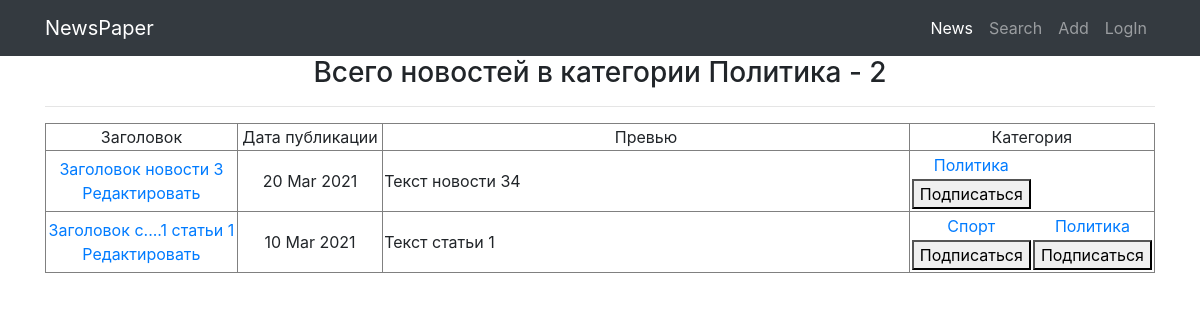
/news/category/2, run on an earlier commit of the app's database.
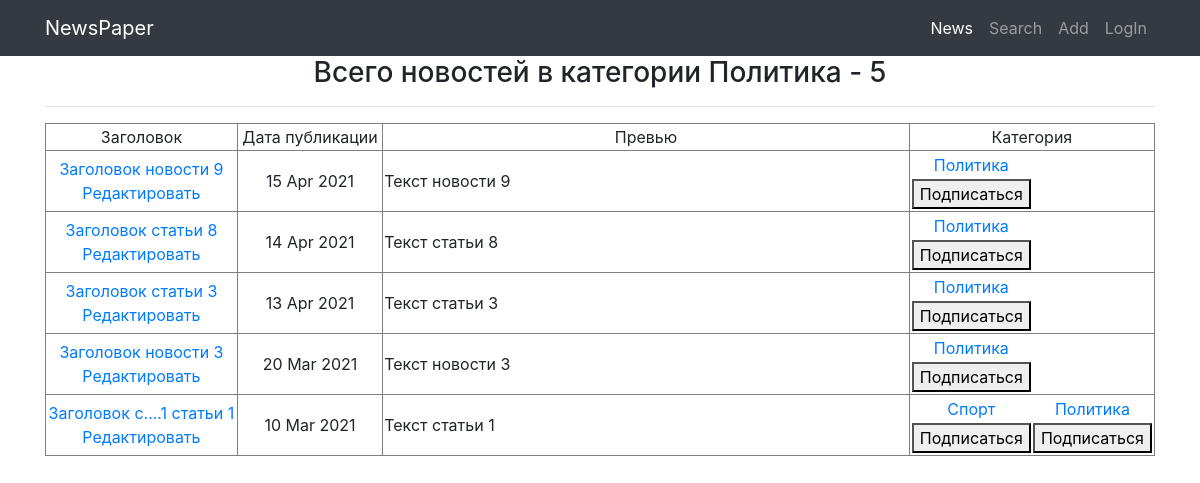
And on a later commit of the database.
### NewsPaperApp/models.py (models this page shows, shortened)
class Post(models.Model):
    news = 'Новость'
    article = 'Статья'
    Posts = [(news, 'Новость'), (article, 'Статья')]
    author = models.ForeignKey(Author, on_delete=models.CASCADE,
                               verbose_name='Автор', blank=True,
                               null=True)
    post_type = models.CharField(max_length=30, choices=Posts,
                                 default='select', verbose_name='Тип')
    post_datetime = models.DateTimeField(auto_now_add=True)
    post_category = models.ManyToManyField(Category, through='PostCategory', verbose_name='Категория')
    post_title = models.CharField(max_length=255, verbose_name='Заголовок')
    post_content = models.TextField(verbose_name='Содержание')
    post_rating = models.IntegerField(default=0)

class Category(models.Model):
    category_name = models.CharField(max_length=50, unique=True)
    subscribers = models.ManyToManyField(User,
                                         verbose_name='Подписчики',
                                         blank=True)

### NewsPaperApp/views.py (the view)
# urls.py: path('category/<int:pk>', cache_page(60*5)(NewsCategory.as_view()), name='news_category'),
class NewsCategory(ListView):
    model = Post  # указываем модель, объекты которой мы будем выводить
    template_name = 'news_category.html'  # указываем имя шаблона, в котором будет
    context_object_name = 'news'  # это имя списка, в котором будут лежать
    queryset = Post.objects.order_by('-post_datetime')
    paginate_by = 10
    def get_queryset(self, **kwargs):
        qs = super().get_queryset()
        category_id = self.kwargs['pk']
        return qs.filter(post_category__id=category_id)
    def get_context_data(self, **kwargs):
        context = super().get_context_data(**kwargs)
        category_id = self.kwargs['pk']
        context['post_count'] = len(Post.objects.filter(post_category__id=category_id))
        context['category'] = Category.objects.get(id=category_id)
        return context

### NewsPaperApp/templatetags/censor.py (called while the page is built)
@register.filter(name='censor')
def censor(value):
    censored_words = ['слово1', 'слово2']
    if isinstance(value, str):
        censored_list = value.split(' ')
        for cl_index, cl_value in enumerate(censored_list):
            for c_word in censored_words:
                if c_word in cl_value.lower():
                    len_dif = len(c_word) - len(cl_value) - 1
                    censored_list[cl_index] = cl_value[0] + '.' * (len(c_word) - 2) + cl_value[len_dif:]
        return ' '.join(censored_list)
    else:
        raise ValueError(f'Фильтр <censor> можно применить только к объекту типа <str>')

### NewsPaperApp/templatetags/group_list.py (called while the page is built)
@register.filter(name='group_list')
def group_list(user):
    return list(user.groups.all().values_list('name', flat = True))

### NewsPaperApp/templatetags/subscribers_list.py (called while the page is built)
@register.filter(name='subscribers_list')
def subscribers_list(category):
    return list(category.subscribers.all().values_list('username', flat=True))

### templates/news_category.html (shortened to what this page needs)
{% extends 'flatpages/default.html' %}
{% load censor %}
{% load group_list %}
{% load subscribers_list %}
{% block content %}
    <h3>Всего новостей в категории {{ category.category_name }} - {{ post_count }}</h3>
    <hr>
    {% if news %}
        <table border="1">
            <tr>
                <td width="20%">
                    Заголовок
                </td>
                <td width="15%">
                    Дата публикации
                </td>
                <td width="100%">
                    Превью
                </td>
                <td width="30%">
                    Категория
                </td>
            </tr>
        {% for news_id in news %}
            <tr bordercolor="red">
                <td>
                    <table>
                        <tr>
                            <a href="{% url 'news' news_id.id %}">{{ news_id.post_title|censor }}</a><br>
                        </tr>
                        <tr>
                            <a href="{% url 'news_edit' news_id.id %}">Редактировать </a>
                        </tr>
                    </table>
                </td>
                <td>
                    {{ news_id.post_datetime|date:'d M Y' }}
                </td>
                <td align="left ">
                    {{ news_id.post_content|censor|truncatechars:20 }}
                </td>
                <td>
                    <table>
                        <tr>
                            {% for category in news_id.post_category.all %}
                                <td>
                                    <a href="{% url 'news_category' category.id %}">{{ category.category_name }}</a>
                                </td>
                            {% endfor %}
                        </tr>
                        <tr>
                            {% for category in news_id.post_category.all %}
                                <td>
                                    {% if user.username in category|subscribers_list %}
                                        <form action="{% url 'subscribe' category.pk %}" method="POST">
                                            {% csrf_token%}
                                            <button type="submit" name="category_id" value="{{ category.id }}">Отписаться</button>
                                        </form>
                                    {% else %}
                                        <form action="{% url 'subscribe' category.pk %}" method="POST">
                                            <button type="submit" name="category_id" value="{{ category.id }}">Подписаться</button>
                                        </form>
                                    {% endif %}
                                </td>
                            {% endfor %}
                        </tr>
                    </table>
                </td>
            </tr>
        {% endfor %}
        </table>
    {% else %}
        <h2>Новостей нет!</h2>
    {% endif %}
{% endblock content %}

What changed in the data, as far as the page shows it:
added Post: post_title|censor "Заголовок новости 9", post_datetime "15 Apr 2021", post_content|censor "Текст новости 9", Category (category_name "Политика", {{ category.id }} 2 (drawn))
added Post: post_title|censor "Заголовок статьи 8", post_datetime "14 Apr 2021", post_content|censor "Текст статьи 8", Category (category_name "Политика", {{ category.id }} 2 (drawn))
added Post: post_title|censor "Заголовок статьи 3", post_datetime "13 Apr 2021", post_content|censor "Текст статьи 3", Category (category_name "Политика", {{ category.id }} 2 (drawn))
changed Post "Заголовок новости 3": post_content|censor "Текст новости 34" → "Текст новости 3"
Also different on the page:
{{ post_count }}: "2" → "5"
